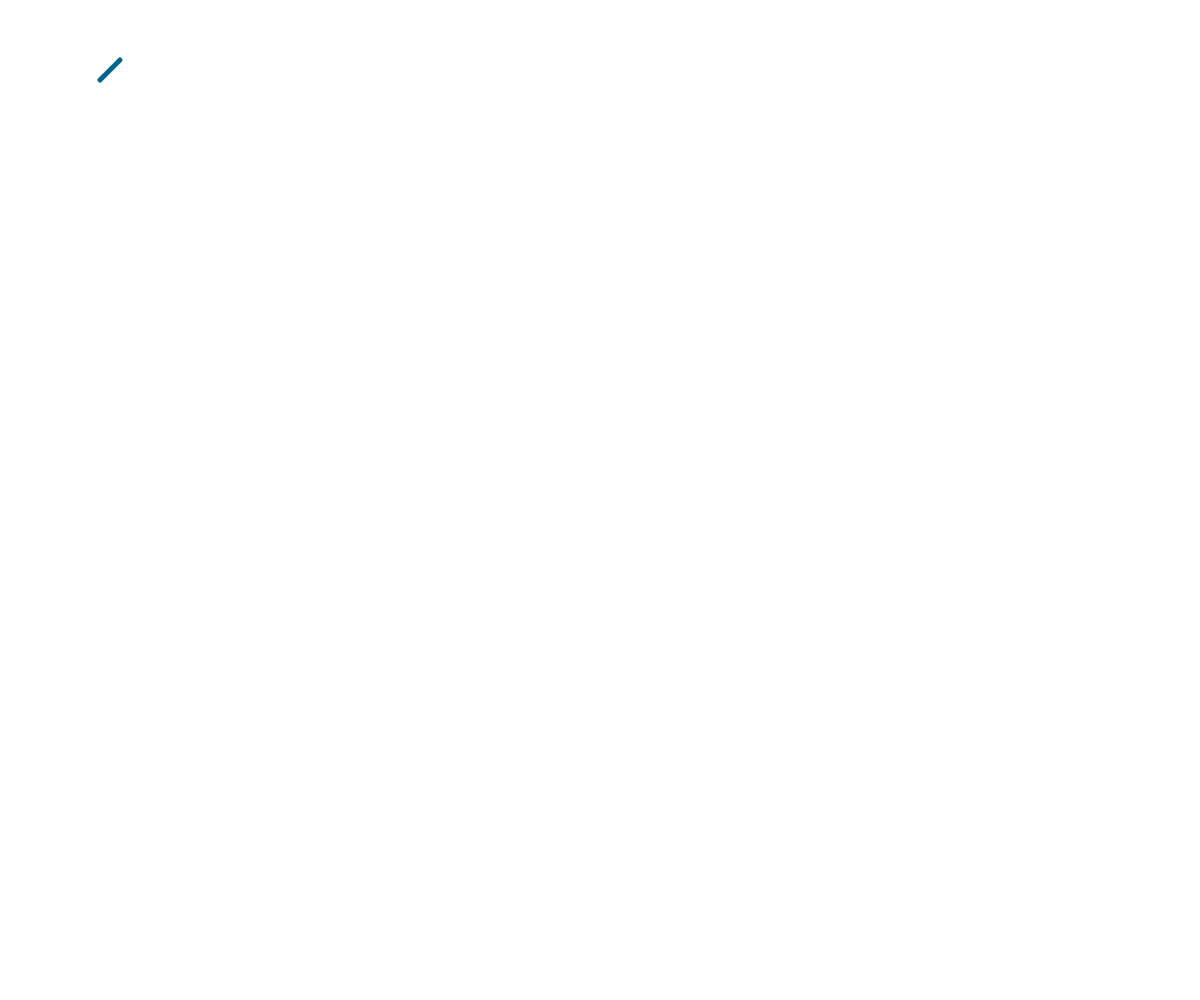
Frame 1 (no input)
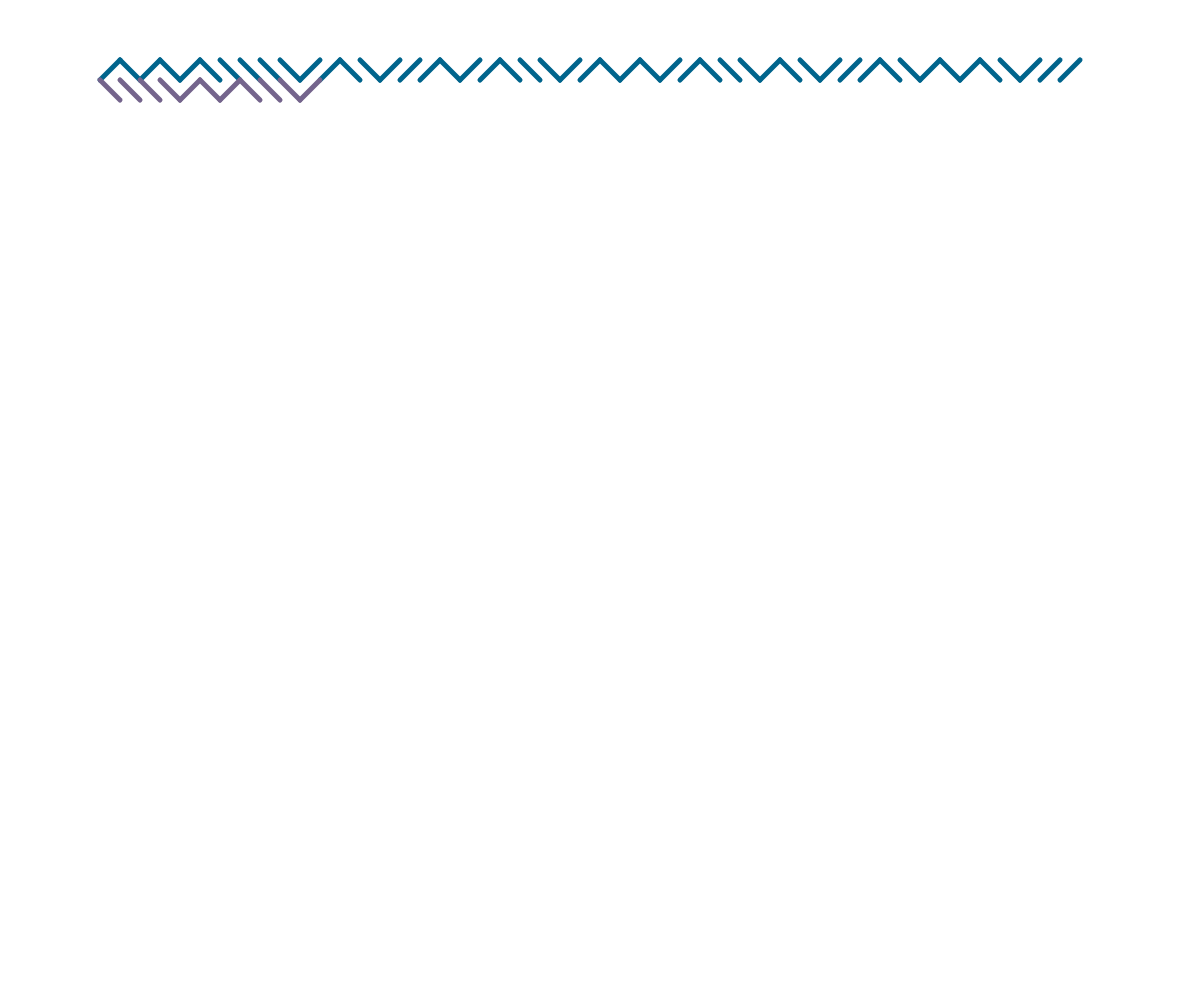
Frame 60 (no input)
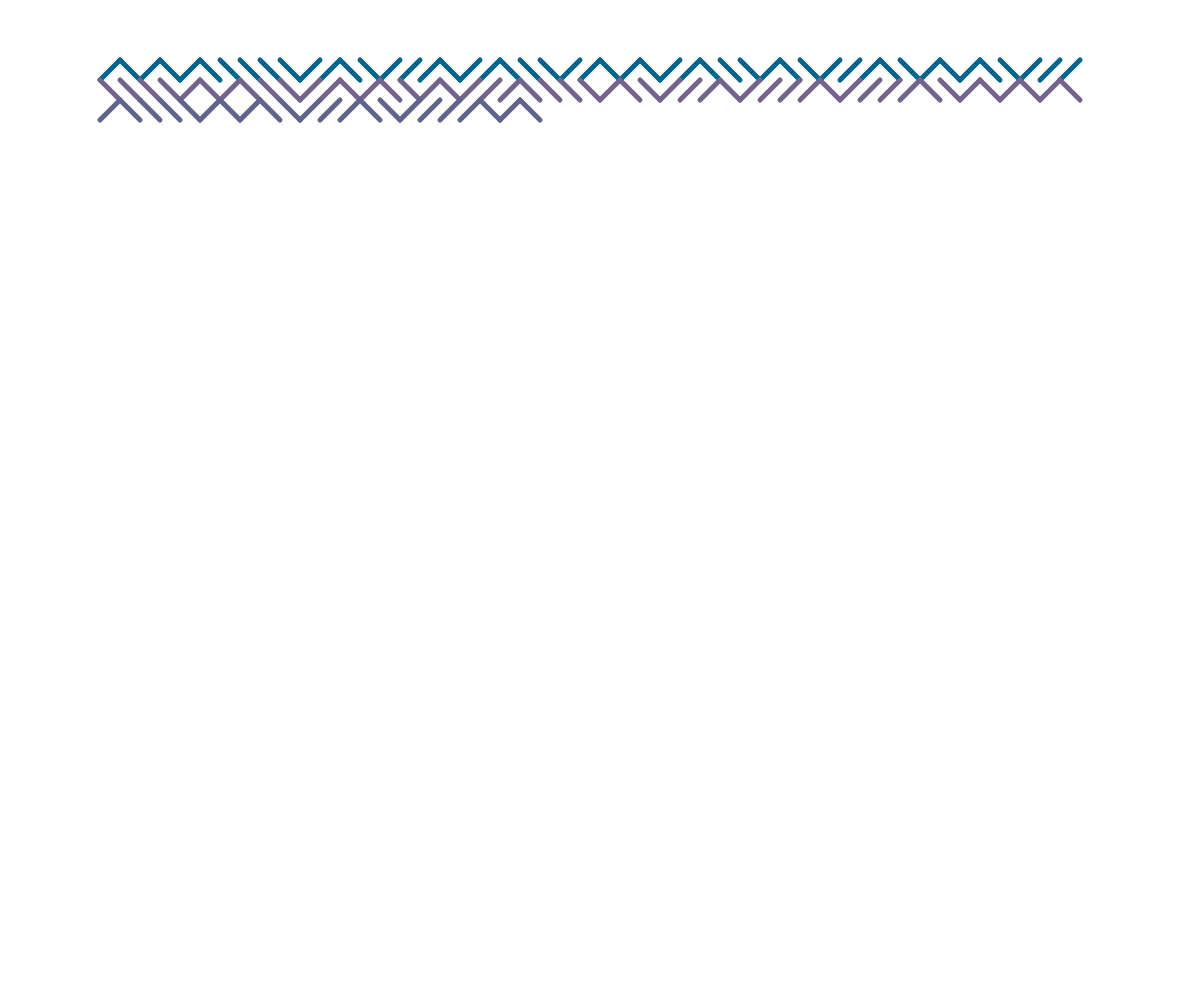
Frame 120 (the mouse pressed at the canvas centre since frame 60)

The p5.js sketch that drew these frames (run headless with seeded random() and noise() and a simulated clock; from frame 60 on, the mouse is pressed at the canvas centre):

// p5.js sketch
// ── sketch.js
var x = 0;
var y = 0;
var spacing = 20;
var paddingX = 100;
var paddingY = 60;

function setup() {
    createCanvas(innerWidth, innerHeight);
    background(255);
}

function draw() {
    
    stroke(sin(y)/2*255, 100, 140, 255);
    strokeWeight(5);
    
    push();
    translate(paddingX, paddingY);
    
    // choose (true or false)
    if (y <= (innerHeight - paddingY*2 - spacing) ) {
        if (random(1) < 0.5) {
            // apply var at spacing
            line(x, y, x + spacing, y + spacing);
            
        } else {
            line(x, y + spacing, x + spacing, y);
        }
    }
    
    // next horizontal pos
    x = x + spacing;
    
    // next vertical pos
    if (x >= (innerWidth - paddingX*2 - spacing) ) {
        x = 0;
        y = y + spacing;   
        
    }
    
    pop();
    
    
}
